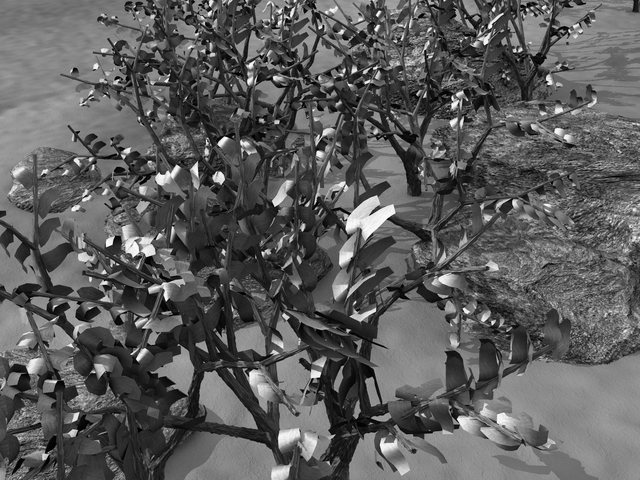
#> input picture Movimiento en imágenes/grove1.png, 640 x 480 px
$ jupyter execute --allow-errors 'Movimiento en imágenes.ipynb'
#> lines starting #> are read from the running program, lines starting #| are printed output that depends on the picture; after the words box and inside, x2 and y2 are one past the last pixel; in counts of white or black regions, pixels touching at a corner belong together
#> further down, img1 is the input picture: shape (480, 640, 3); min 0, max 253, mean 92.3
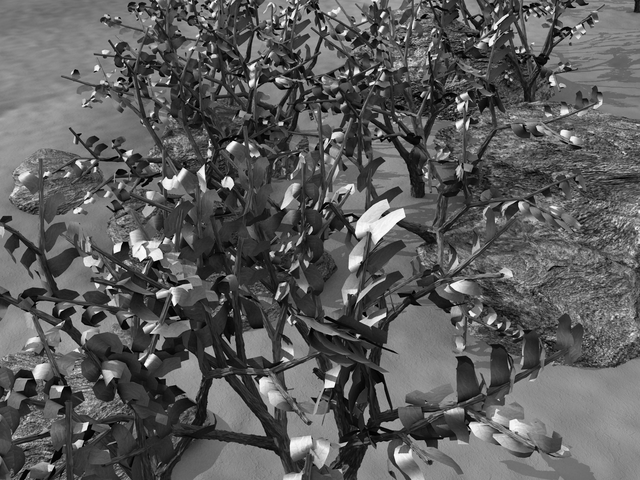
#> input picture Movimiento en imágenes/grove2.png, 640 x 480 px
#> further down, img2 is the input picture: shape (480, 640, 3); min 0, max 253, mean 92
<center>
<h1> SOLUCIÓN TAREA 12 - Movimiento en imágenes
</h1>
<h3>Diego Godoy Rojas & Luis Carlos Diaz </h3>
</center>

Importamos las librerias necesarias para trabajar:

[cell 1]
import matplotlib
import matplotlib.pyplot as plt
import numpy as np
import cv2

# ALGORITMO DE FLUJO ÓPTICO POR EL MÉTODO DIFERENCIAL

inRange comprueba si las coordenadas dadas se alinean en los límites de la imagen dados coordenadas, los límites son tuplas, es decir, (X,Y):

[cell 2]
def inRange( cordinates, limits):
    x,y = cordinates
    X_Limit, Y_Limit = limits
    return 0 <= x and x < X_Limit and 0 <= y and y < Y_Limit

OpticalFlow calcula los desplazamientos en las direcciones X e Y, es decir, (u,v) dadas dos imágenes consecutivas que varían con el tiempo:

[cell 3]
def optical_flow(old_frame, new_frame, window_size, min_quality=0.01):

#> called with window_size = 3, min_quality = 0.05
    max_corners = 10000
    min_distance = 0.1
    feature_list = cv2.goodFeaturesToTrack(old_frame, max_corners, min_quality, min_distance)

    w = int(window_size/2)

    old_frame = old_frame / 255
    new_frame = new_frame / 255

    # Obtener los gradientes en las dimensiones X, Y y T
    kernel_x = np.array([[-1, 1], [-1, 1]])
    kernel_y = np.array([[-1, -1], [1, 1]])
    kernel_t = np.array([[1, 1], [1, 1]])

    fx = cv2.filter2D(old_frame, -1, kernel_x)              #Gradiente sobre X
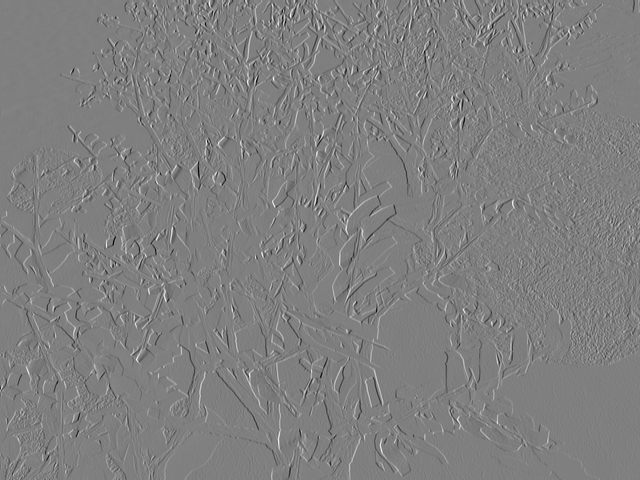
#> fx: shape (480, 640) float64; min -1.45, max 1.45, mean 2.96e-06; drawn with min black and max white
    fy = cv2.filter2D(old_frame, -1, kernel_y)              #Gradiente sobre Y
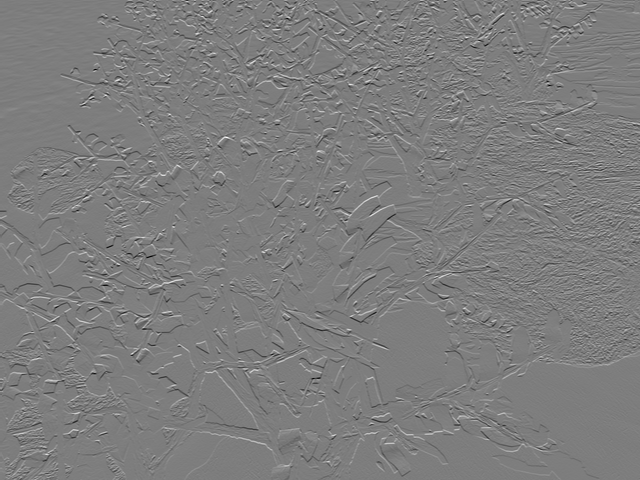
#> fy: shape (480, 640) float64; min -1.49, max 1.53, mean 4.55e-05; drawn with min black and max white
    ft = cv2.filter2D(new_frame, -1, kernel_t) - cv2.filter2D(old_frame, -1, kernel_t)  #Gradiente sobre el tiempo
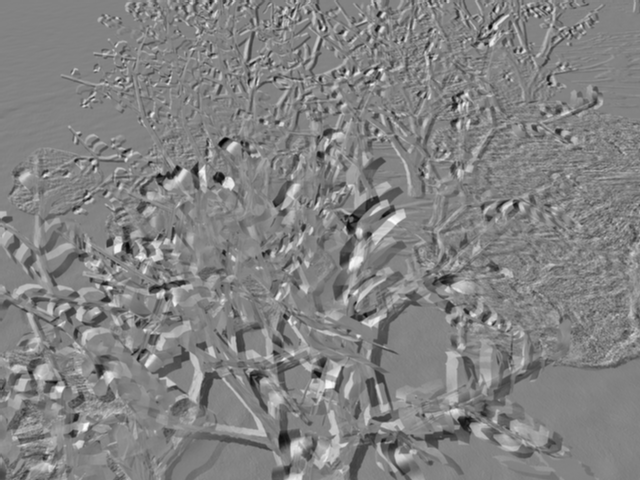
#> ft: shape (480, 640) float64; min -3.79, max 3.6, mean -0.00547; drawn with min black and max white


    u = np.zeros(old_frame.shape)
    v = np.zeros(old_frame.shape)

    for feature in feature_list:        # para cada esquina
            j, i = feature.ravel()      # obtener las coordenadas de las esquinas (i,j). Se almacenan en el orden j, i
            i, j = int(i), int(j)       # i,j son flotantes inicialmente

            I_x = fx[i-w:i+w+1, j-w:j+w+1].flatten()
            I_y = fy[i-w:i+w+1, j-w:j+w+1].flatten()
            I_t = ft[i-w:i+w+1, j-w:j+w+1].flatten()

            b = np.reshape(I_t, (I_t.shape[0],1))
            A = np.vstack((I_x, I_y)).T

            U = np.matmul(np.linalg.pinv(A), b)     # Resolver para (u,v) es decir, U

            u[i,j] = U[0][0]
            v[i,j] = U[1][0]
#> this loop made 3611 passes
#> (j, i, U) on passes 1 to 3: (166, 300, [-0.613, 1.43]), (262, 252, [-1.05, -1.19]), (484, 44, [-0.0951, 0.837])

    return (u,v)

Dibujamos los vectores de desplazamiento en la imagen dados (u,v):

[cell 4]
def drawOnFrame(frame, U, V):

    line_color = (0, 255, 0) #  Verde

    for i in range(frame.shape[0]):
        for j in range(frame.shape[1]):
            u, v = U[i][j], V[i][j]

            if u and v:
                frame = cv2.arrowedLine( frame, (i, j), (int(round(i+u)), int(round(j+v))),
                                        (0, 255, 0),
                                        thickness=1
                                    )
    plt.imshow(frame)

Creamos un gráfico de los vectores de desplazamiento dados (u,v) y traza las dos imágenes y el desplazamiento en una fila:

[cell 5]
def drawSeperately(old_frame, new_frame, U, V):

    displacement = np.ones_like(img2)
    displacement.fill(255.)             # Rellena el gráfico de desplazamiento con fondo blanco
#> displacement: shape (480, 640, 3); every value is 255
    line_color =  (0, 0, 0)
    # Dibuja los vectores de desplazamiento
    for i in range(img2.shape[0]):
        for j in range(img2.shape[1]):

            start_pixel = (i,j)
            end_pixel = ( int(i+U[i][j]), int(j+V[i][j]) )

            # Comprobar si hay desplazamiento para la esquina y el punto final está en el rango
            if U[i][j] and V[i][j] and inRange( end_pixel, img1.shape ):
                displacement = cv2.arrowedLine( displacement, start_pixel, end_pixel, line_color, thickness =2)
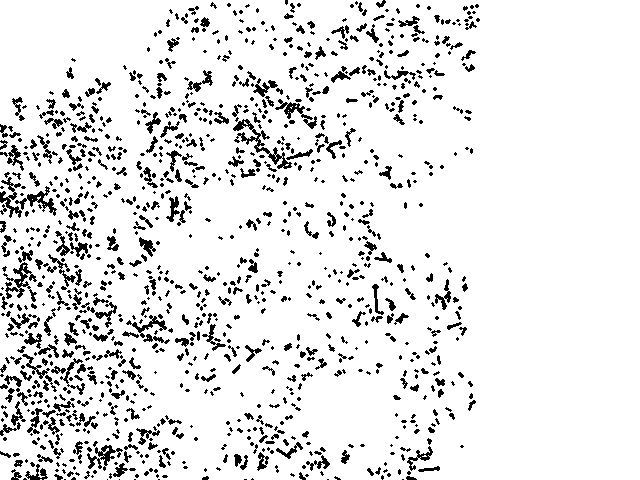
#> displacement: shape (480, 640, 3); 90.1% white; black in thin lines or dots, all inside (x1, y1, x2, y2) = (0, 0, 480, 480)

    figure, axes = plt.subplots(1,3,figsize=(15,15))
    axes[0].imshow(old_frame, cmap = "gray")
    axes[0].set_title("Primera imagen")
    axes[1].imshow(new_frame, cmap = "gray")
    axes[1].set_title("Segunda imagen")
    axes[2].imshow(displacement, cmap = "gray")
    axes[2].set_title("Desplazamiento")
    figure.tight_layout()
    plt.show()

Realizamos las pruebas para dos imagenes diferentes:

[cell 6]
# imagenes de entrada
img1 = cv2.imread("grove1.png")
img1 = cv2.cvtColor(img1, cv2.COLOR_BGR2GRAY)

img2 = cv2.imread("grove2.png")
img2 = cv2.cvtColor(img2, cv2.COLOR_BGR2GRAY)

# Obtener (u,v) a partir del enfoque de flujo óptico diferencial
U, V = optical_flow( img1, img2, 3, 0.05)

img2 = cv2.cvtColor( img2, cv2.COLOR_GRAY2RGB)

drawSeperately(img1, img2, U, V)

[cell 7]
drawOnFrame(img2, U, V)
#> after the loop in drawOnFrame, `for i in range(frame.shape[0]):`:
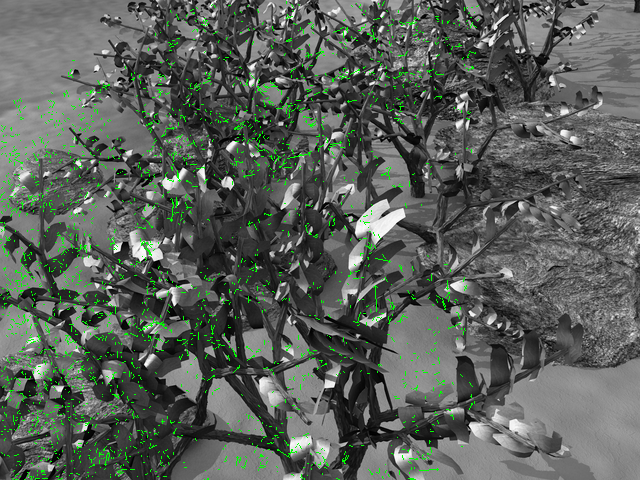
#> frame: shape (480, 640, 3); mean B, G, R 89.7, 96.2, 89.7

[cell 8]
# Imagenes de entrada
img1 = cv2.imread("basketball1.png")
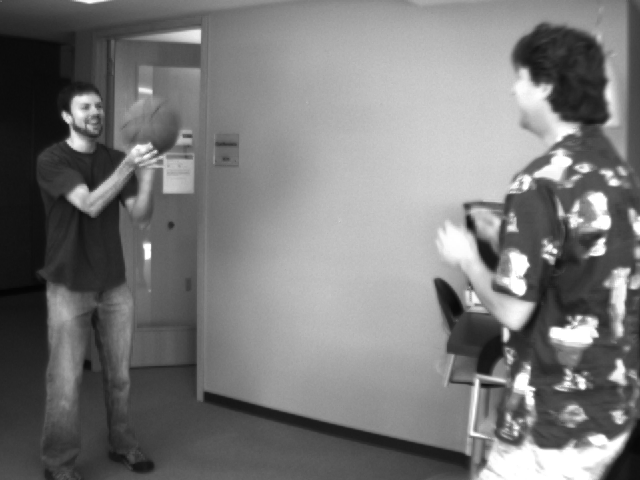
#> input picture Movimiento en imágenes/basketball1.png, 640 x 480 px
#> img1 is the input picture: shape (480, 640, 3); min 4, max 255, mean 120.3
img1 = cv2.cvtColor(img1, cv2.COLOR_BGR2GRAY)
#> img1: shape (480, 640)

img2 = cv2.imread("basketball2.png")
#> (the rest of this cell did not finish here and is left out)

#> (a cell that did not finish here is left out)

Podemos observar el adecuado funcionamiento del algoritmo de flujo optico para dos imagenes sucesivas, donde podemos observar el movimiento y variación que existe entre ambas.

# Implementación filtro de Kalman

Definimos el filtro de Kalman empleando lo visto en las presentaciones de la clase:

[cell 10]
class KalmanFilter(object):
    def __init__(self, dt, u_x,u_y, std_acc, x_std_meas, y_std_meas):
        """
        :param dt: Tiempo de muestreo (tiempo para 1 ciclo)
        :param u_x: aceleración en dirección x
        :param u_y: aceleración en dirección y
        :param std_acc: magnitud del ruido del proceso
        :param x_std_meas: desviación estándar de la medición en la dirección x
        :param y_std_meas: desviación estándar de la medición en la dirección y
        """
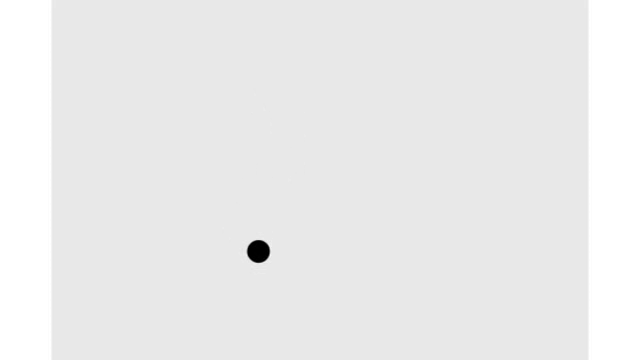
#> input picture frame 280 of Movimiento en imágenes/video.avi, 640 x 360 px
#> further down, frame is the input picture: shape (360, 640, 3); min 0, max 255, mean 235.3

        # Definir el tiempo de muestreo
        self.dt = dt

        # Define las variables de entrada de control
        self.u = np.matrix([[u_x],[u_y]])

        # Estado inicial
        self.x = np.matrix([[0], [0], [0], [0]])

        # Definir la matriz de transición de estado A
        self.A = np.matrix([[1, 0, self.dt, 0],
                            [0, 1, 0, self.dt],
                            [0, 0, 1, 0],
                            [0, 0, 0, 1]])

        # Definir la matriz de entrada de control B
        self.B = np.matrix([[(self.dt**2)/2, 0],
                            [0,(self.dt**2)/2],
                            [self.dt,0],
                            [0,self.dt]])

        # Definir la matriz de mapeo de medidas
        self.H = np.matrix([[1, 0, 0, 0],
                            [0, 1, 0, 0]])

        # Covarianza del ruido del proceso inicial
        self.Q = np.matrix([[(self.dt**4)/4, 0, (self.dt**3)/2, 0],
                            [0, (self.dt**4)/4, 0, (self.dt**3)/2],
                            [(self.dt**3)/2, 0, self.dt**2, 0],
                            [0, (self.dt**3)/2, 0, self.dt**2]]) * std_acc**2

        # Covarianza del ruido de la medición inicial
        self.R = np.matrix([[x_std_meas**2,0],
                           [0, y_std_meas**2]])

        # Matriz de covarianza inicial
        self.P = np.eye(self.A.shape[1])

    def predict(self):
        # Eq.(9) and Eq.(10) in:
        # https://machinelearningspace.com/object-tracking-simple-implementation-of-kalman-filter-in-python/?preview_id=1364&preview_nonce=52f6f1262e&preview=true&_thumbnail_id=1795

        # Actualiza el estado del tiempo
        #x_k =Ax_(k-1) + Bu_(k-1)     Eq.(9)
        self.x = np.dot(self.A, self.x) + np.dot(self.B, self.u)

        # Calcular la covarianza del error
        # P= A*P*A' + Q               Eq.(10)
        self.P = np.dot(np.dot(self.A, self.P), self.A.T) + self.Q
        return self.x[0:2]

    def update(self, z):

        # Refer to :Eq.(11), Eq.(12) and Eq.(13) in_
        # https://machinelearningspace.com/object-tracking-simple-implementation-of-kalman-filter-in-python/?preview_id=1364&preview_nonce=52f6f1262e&preview=true&_thumbnail_id=1795
        # S = H*P*H'+R
        S = np.dot(self.H, np.dot(self.P, self.H.T)) + self.R

        # Calcular la ganancia de Kalman
        # K = P * H'* inv(H*P*H'+R)
        K = np.dot(np.dot(self.P, self.H.T), np.linalg.inv(S))  #Eq.(11)

        self.x = np.round(self.x + np.dot(K, (z - np.dot(self.H, self.x))))   #Eq.(12)

        I = np.eye(self.H.shape[1])

        # Actualizar la matriz de covarianza del error
        self.P = (I - (K * self.H)) * self.P   #Eq.(13)
        return self.x[0:2]

Definimos la función para llevar acabo la detección:

[cell 11]
def detect(frame,debugMode):
    # Convierte el fotograma de BGR a GRIS
#> called with debugMode = 1
    gray = cv2.cvtColor(frame, cv2.COLOR_BGR2GRAY)

    if (debugMode):
        cv2.imshow('gray', gray)

    # Detección de bordes usando la función Canny
    img_edges = cv2.Canny(gray,  50, 190, 3)
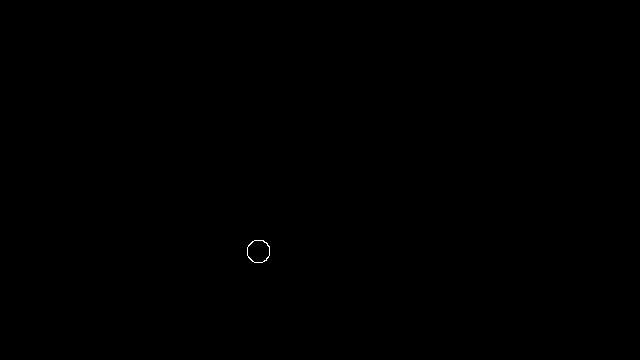
#> img_edges: shape (360, 640); 0.04% white in thin lines or dots, all inside (x1, y1, x2, y2) = (247, 240, 270, 263)
    if (debugMode):
        cv2.imshow('img_edges', img_edges)

    # Convertir a imagen en blanco y negro
    ret, img_thresh = cv2.threshold(img_edges, 254, 255,cv2.THRESH_BINARY)
    if (debugMode):
        cv2.imshow('img_thresh', img_thresh)

    # Encontrar los contornos
    contours, _ = cv2.findContours(img_thresh, cv2.RETR_EXTERNAL, cv2.CHAIN_APPROX_SIMPLE)

    # Establecer el radio mínimo y máximo aceptado de un objeto detectado
    min_radius_thresh= 3
    max_radius_thresh= 30

    centers=[]
    for c in contours:
        # https://docs.opencv.org/trunk/dd/d49/tutorial_py_contour_features.html
        (x, y), radius = cv2.minEnclosingCircle(c)
        radius = int(radius)

        #Toma sólo los círculos válidos
        if (radius > min_radius_thresh) and (radius < max_radius_thresh):
            centers.append(np.array([[x], [y]]))
#> this loop made 1 pass
    cv2.imshow('contours', img_thresh)
    return centers

Realizamos un ejemplo con un video de prueba:

(Profe las ventanas de los videos se cierran dando clic en ellas y oprimiendo q, fue la unica forma que encontramos)

[cell 12]
# Crear objeto de captura de vídeo opencv
VideoCap = cv2.VideoCapture('video.avi')

#Variable utilizada para controlar la velocidad de lectura del video
ControlSpeedVar = 50  #Lowest: 1 - Highest:100

HiSpeed = 100

#Crear el objeto KalmanFilter KF
#KalmanFilter(dt, u_x, u_y, std_acc, x_std_meas, y_std_meas)

KF = KalmanFilter(0.1, 1, 1, 1, 0.1,0.1)

debugMode=1

while(True):
    # Leer fotograma
    ret, frame = VideoCap.read()

    # Detectar el objeto
    centers = detect(frame,debugMode)

    # Si se detectan los centros, entonces rastrearlos
    if (len(centers) > 0):

        # Dibuja el círculo detectado
        cv2.circle(frame, (int(centers[0][0]), int(centers[0][1])), 10, (0, 191, 255), 2)

        # Predecir
        (x, y) = KF.predict()
        x,y=(x,y)
        x,y=int(x),int(y)
        # Dibuja un rectángulo como la posición del objeto predicho
        cv2.rectangle(frame, (x - 15, y - 15), (x + 15, y + 15), (255, 0, 0), 2)
#> frame: shape (360, 640, 3); mean B, G, R 235.3, 235.3, 235.4

        # Actualizar
        (x1, y1) = KF.update(centers[0])
        x1,y1=(x1,y1)
        x1,y1=int(x1),int(y1)

        # Dibuja un rectángulo como la posición estimada del objeto
        cv2.rectangle(frame, (x1 - 15, y1 - 15), (x1 + 15, y1 + 15), (0, 0, 255), 2)
        cv2.putText(frame, "Estimated Position", (x1 + 15, y1 + 10), 0, 0.5, (0, 0, 255), 2)
        cv2.putText(frame, "Predicted Position", (x + 15, y), 0, 0.5, (255, 0, 0), 2)
        cv2.putText(frame, "Measured Position", (int(centers[0][0]) + 15, int(centers[0][1]) - 15), 0, 0.5, (0,191,255), 2)
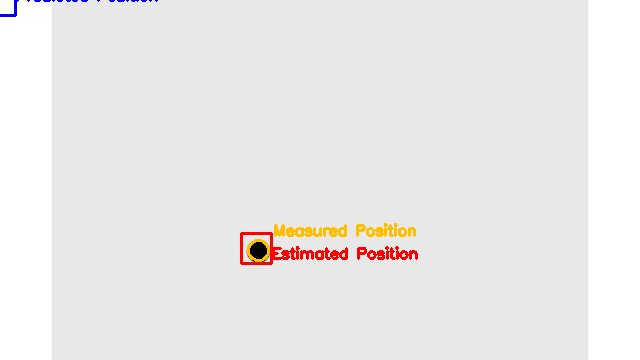
#> frame: shape (360, 640, 3); mean B, G, R 232.9, 233.6, 235.5

    cv2.imshow('image', frame)

    if cv2.waitKey(2) & 0xFF == ord('q'):
#> (key q is pressed here)
        VideoCap.release()
        cv2.destroyAllWindows()
        break

    cv2.waitKey(HiSpeed-ControlSpeedVar+1)
